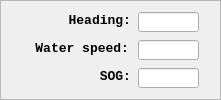
     <widget class="QFrame" name="frame_5">
      <property name="geometry">
       <rect>
        <x>420</x>
        <y>450</y>
        <width>221</width>
        <height>100</height>
       </rect>
      </property>
      <property name="frameShape">
       <enum>QFrame::StyledPanel</enum>
      </property>
      <property name="frameShadow">
       <enum>QFrame::Raised</enum>
      </property>
      <widget class="QLineEdit" name="txtHeading_2">
       <property name="enabled">
        <bool>true</bool>
       </property>
       <property name="geometry">
        <rect>
         <x>138</x>
         <y>12</y>
         <width>61</width>
         <height>20</height>
        </rect>
       </property>
       <property name="readOnly">
        <bool>true</bool>
       </property>
      </widget>
      <widget class="QLineEdit" name="txtWaterSpeed_2">
       <property name="enabled">
        <bool>true</bool>
       </property>
       <property name="geometry">
        <rect>
         <x>138</x>
         <y>40</y>
         <width>61</width>
         <height>20</height>
        </rect>
       </property>
       <property name="readOnly">
        <bool>true</bool>
       </property>
      </widget>
      <widget class="QLineEdit" name="txtSOG_2">
       <property name="enabled">
        <bool>true</bool>
       </property>
       <property name="geometry">
        <rect>
         <x>138</x>
         <y>68</y>
         <width>61</width>
         <height>20</height>
        </rect>
       </property>
       <property name="readOnly">
        <bool>true</bool>
       </property>
      </widget>
      <widget class="QLabel" name="label_22">
       <property name="geometry">
        <rect>
         <x>30</x>
         <y>12</y>
         <width>101</width>
         <height>16</height>
        </rect>
       </property>
       <property name="font">
        <font>
         <family>Monospace</family>
         <pointsize>10</pointsize>
         <weight>75</weight>
         <italic>false</italic>
         <bold>true</bold>
        </font>
       </property>
       <property name="text">
        <string>Heading:</string>
       </property>
       <property name="alignment">
        <set>Qt::AlignRight|Qt::AlignTrailing|Qt::AlignVCenter</set>
       </property>
      </widget>
      <widget class="QLabel" name="label_23">
       <property name="geometry">
        <rect>
         <x>-2</x>
         <y>40</y>
         <width>131</width>
         <height>16</height>
        </rect>
       </property>
       <property name="font">
        <font>
         <family>Monospace</family>
         <pointsize>10</pointsize>
         <weight>75</weight>
         <italic>false</italic>
         <bold>true</bold>
        </font>
       </property>
       <property name="text">
        <string>Water speed:</string>
       </property>
       <property name="alignment">
        <set>Qt::AlignRight|Qt::AlignTrailing|Qt::AlignVCenter</set>
       </property>
      </widget>
      <widget class="QLabel" name="label_24">
       <property name="geometry">
        <rect>
         <x>30</x>
         <y>68</y>
         <width>101</width>
         <height>16</height>
        </rect>
       </property>
       <property name="font">
        <font>
         <family>Monospace</family>
         <pointsize>10</pointsize>
         <weight>75</weight>
         <italic>false</italic>
         <bold>true</bold>
        </font>
       </property>
       <property name="text">
        <string>SOG:</string>
       </property>
       <property name="alignment">
        <set>Qt::AlignRight|Qt::AlignTrailing|Qt::AlignVCenter</set>
       </property>
      </widget>
     </widget>
